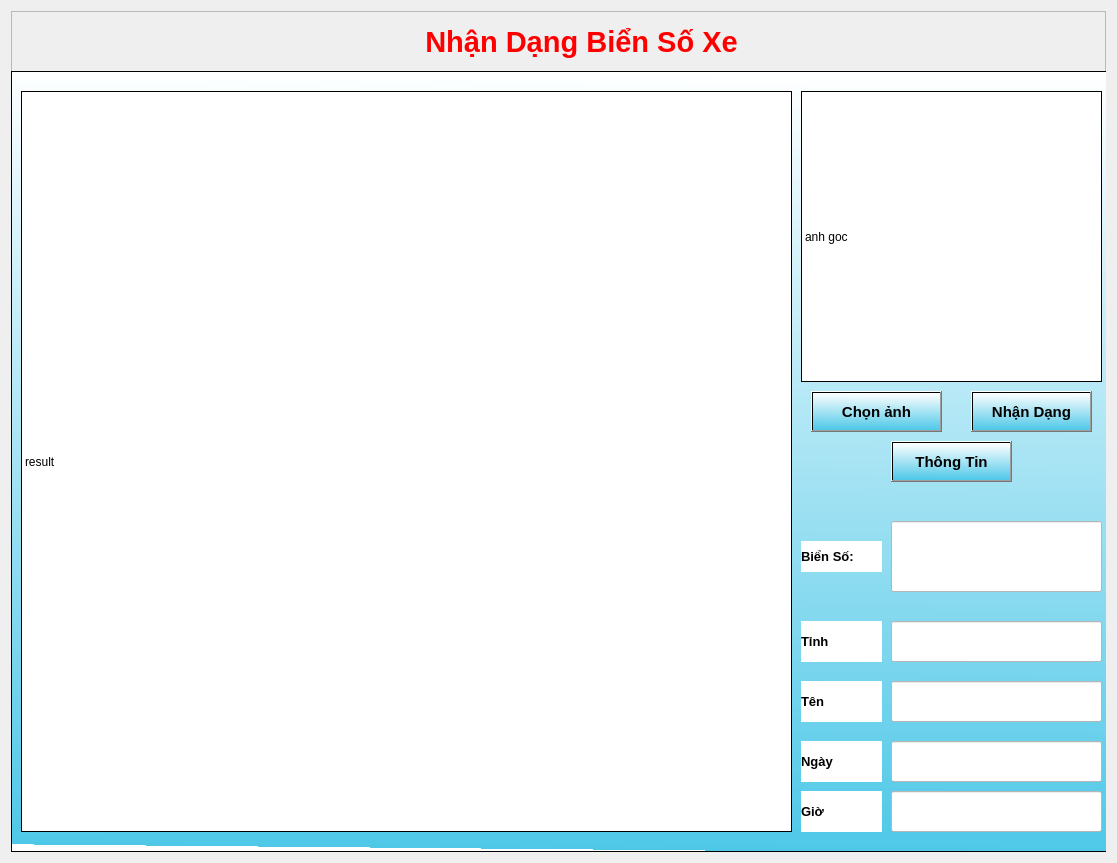
<?xml version="1.0" encoding="UTF-8"?>
<ui version="4.0">
 <class>Frame</class>
 <widget class="QFrame" name="Frame">
  <property name="geometry">
   <rect>
    <x>0</x>
    <y>0</y>
    <width>1117</width>
    <height>863</height>
   </rect>
  </property>
  <property name="windowTitle">
   <string>Frame</string>
  </property>
  <layout class="QVBoxLayout" name="verticalLayout">
   <item>
    <widget class="QFrame" name="frame">
     <property name="frameShape">
      <enum>QFrame::StyledPanel</enum>
     </property>
     <property name="frameShadow">
      <enum>QFrame::Raised</enum>
     </property>
     <widget class="QLabel" name="label">
      <property name="geometry">
       <rect>
        <x>180</x>
        <y>10</y>
        <width>781</width>
        <height>41</height>
       </rect>
      </property>
      <property name="font">
       <font>
        <pointsize>22</pointsize>
        <weight>75</weight>
        <bold>true</bold>
        <underline>false</underline>
        <strikeout>false</strikeout>
       </font>
      </property>
      <property name="styleSheet">
       <string notr="true">color: qconicalgradient(cx:0.5, cy:0.5, angle:0, stop:0 rgba(255, 255, 255, 255), stop:0.373979 rgba(255, 255, 255, 255), stop:0.373991 rgba(33, 30, 255, 255), stop:0.624018 rgba(33, 30, 255, 255), stop:0.624043 rgba(255, 0, 0, 255), stop:1 rgba(255, 0, 0, 255));</string>
      </property>
      <property name="text">
       <string>Nhận Dạng Biển Số Xe</string>
      </property>
      <property name="alignment">
       <set>Qt::AlignCenter</set>
      </property>
     </widget>
     <widget class="QFrame" name="frame_2">
      <property name="geometry">
       <rect>
        <x>0</x>
        <y>60</y>
        <width>1101</width>
        <height>781</height>
       </rect>
      </property>
      <property name="font">
       <font>
        <pointsize>20</pointsize>
        <weight>75</weight>
        <bold>true</bold>
       </font>
      </property>
      <property name="styleSheet">
       <string notr="true">background-color: qlineargradient(spread:repeat, x1:0.701199, y1:1, x2:0.716, y2:0, stop:0 rgba(79, 200, 232, 255), stop:1 rgba(255, 255, 255, 255));</string>
      </property>
      <property name="frameShape">
       <enum>QFrame::StyledPanel</enum>
      </property>
      <property name="frameShadow">
       <enum>QFrame::Raised</enum>
      </property>
      <widget class="QPushButton" name="btn_nhandang">
       <property name="geometry">
        <rect>
         <x>960</x>
         <y>320</y>
         <width>121</width>
         <height>41</height>
        </rect>
       </property>
       <property name="font">
        <font>
         <family>Tahoma</family>
         <pointsize>11</pointsize>
         <weight>75</weight>
         <bold>true</bold>
        </font>
       </property>
       <property name="text">
        <string>Nhận Dạng</string>
       </property>
      </widget>
      <widget class="QPushButton" name="btn_info">
       <property name="geometry">
        <rect>
         <x>880</x>
         <y>370</y>
         <width>121</width>
         <height>41</height>
        </rect>
       </property>
       <property name="font">
        <font>
         <family>Tahoma</family>
         <pointsize>11</pointsize>
         <weight>75</weight>
         <bold>true</bold>
        </font>
       </property>
       <property name="text">
        <string>Thông Tin</string>
       </property>
      </widget>
      <widget class="QPushButton" name="btn_chonanh">
       <property name="geometry">
        <rect>
         <x>800</x>
         <y>320</y>
         <width>131</width>
         <height>41</height>
        </rect>
       </property>
       <property name="font">
        <font>
         <family>Tahoma</family>
         <pointsize>11</pointsize>
         <weight>75</weight>
         <bold>true</bold>
        </font>
       </property>
       <property name="styleSheet">
        <string notr="true"/>
       </property>
       <property name="text">
        <string>Chọn ảnh</string>
       </property>
      </widget>
      <widget class="QLabel" name="lbl_result">
       <property name="geometry">
        <rect>
         <x>10</x>
         <y>20</y>
         <width>771</width>
         <height>741</height>
        </rect>
       </property>
       <property name="focusPolicy">
        <enum>Qt::NoFocus</enum>
       </property>
       <property name="styleSheet">
        <string notr="true">background-color: rgb(255, 255, 255);</string>
       </property>
       <property name="frameShape">
        <enum>QFrame::Box</enum>
       </property>
       <property name="text">
        <string>result</string>
       </property>
      </widget>
      <widget class="QLabel" name="original_img">
       <property name="geometry">
        <rect>
         <x>790</x>
         <y>20</y>
         <width>301</width>
         <height>291</height>
        </rect>
       </property>
       <property name="styleSheet">
        <string notr="true">background-color: rgb(255, 255, 255);</string>
       </property>
       <property name="frameShape">
        <enum>QFrame::Box</enum>
       </property>
       <property name="text">
        <string>anh goc</string>
       </property>
      </widget>
      <widget class="QLineEdit" name="let_bienso">
       <property name="geometry">
        <rect>
         <x>880</x>
         <y>450</y>
         <width>211</width>
         <height>71</height>
        </rect>
       </property>
       <property name="font">
        <font>
         <family>Tahoma</family>
         <pointsize>22</pointsize>
         <weight>75</weight>
         <bold>true</bold>
        </font>
       </property>
       <property name="focusPolicy">
        <enum>Qt::StrongFocus</enum>
       </property>
       <property name="styleSheet">
        <string notr="true">background-color: rgb(255, 255, 255);</string>
       </property>
       <property name="text">
        <string/>
       </property>
       <property name="alignment">
        <set>Qt::AlignCenter</set>
       </property>
      </widget>
      <widget class="QLineEdit" name="let_tinh">
       <property name="geometry">
        <rect>
         <x>880</x>
         <y>550</y>
         <width>211</width>
         <height>41</height>
        </rect>
       </property>
       <property name="font">
        <font>
         <family>Tahoma</family>
         <pointsize>14</pointsize>
         <weight>50</weight>
         <bold>false</bold>
        </font>
       </property>
       <property name="styleSheet">
        <string notr="true">background-color: rgb(255, 255, 255);</string>
       </property>
       <property name="text">
        <string/>
       </property>
       <property name="alignment">
        <set>Qt::AlignCenter</set>
       </property>
      </widget>
      <widget class="QLineEdit" name="let_gio">
       <property name="geometry">
        <rect>
         <x>880</x>
         <y>720</y>
         <width>211</width>
         <height>41</height>
        </rect>
       </property>
       <property name="font">
        <font>
         <family>Tahoma</family>
         <pointsize>14</pointsize>
         <weight>75</weight>
         <bold>true</bold>
        </font>
       </property>
       <property name="styleSheet">
        <string notr="true">background-color: rgb(255, 255, 255);</string>
       </property>
       <property name="alignment">
        <set>Qt::AlignCenter</set>
       </property>
      </widget>
      <widget class="QLabel" name="label_2">
       <property name="geometry">
        <rect>
         <x>790</x>
         <y>470</y>
         <width>81</width>
         <height>31</height>
        </rect>
       </property>
       <property name="font">
        <font>
         <family>Tahoma</family>
         <pointsize>10</pointsize>
         <weight>75</weight>
         <bold>true</bold>
        </font>
       </property>
       <property name="styleSheet">
        <string notr="true">background-color: rgb(255, 255, 255);</string>
       </property>
       <property name="text">
        <string>Biển Số: </string>
       </property>
      </widget>
      <widget class="QLabel" name="label_3">
       <property name="geometry">
        <rect>
         <x>790</x>
         <y>550</y>
         <width>81</width>
         <height>41</height>
        </rect>
       </property>
       <property name="font">
        <font>
         <family>Tahoma</family>
         <pointsize>10</pointsize>
         <weight>75</weight>
         <bold>true</bold>
        </font>
       </property>
       <property name="styleSheet">
        <string notr="true">background-color: rgb(255, 255, 255);</string>
       </property>
       <property name="text">
        <string>Tỉnh</string>
       </property>
      </widget>
      <widget class="QLabel" name="label_4">
       <property name="geometry">
        <rect>
         <x>790</x>
         <y>610</y>
         <width>81</width>
         <height>41</height>
        </rect>
       </property>
       <property name="font">
        <font>
         <family>Tahoma</family>
         <pointsize>10</pointsize>
         <weight>75</weight>
         <bold>true</bold>
        </font>
       </property>
       <property name="styleSheet">
        <string notr="true">background-color: rgb(255, 255, 255);</string>
       </property>
       <property name="text">
        <string>Tên</string>
       </property>
      </widget>
      <widget class="QLineEdit" name="let_ngay">
       <property name="geometry">
        <rect>
         <x>880</x>
         <y>670</y>
         <width>211</width>
         <height>41</height>
        </rect>
       </property>
       <property name="font">
        <font>
         <family>Tahoma</family>
         <pointsize>14</pointsize>
         <weight>75</weight>
         <bold>true</bold>
        </font>
       </property>
       <property name="styleSheet">
        <string notr="true">background-color: rgb(255, 255, 255);</string>
       </property>
       <property name="alignment">
        <set>Qt::AlignCenter</set>
       </property>
      </widget>
      <widget class="QLabel" name="label_8">
       <property name="geometry">
        <rect>
         <x>790</x>
         <y>720</y>
         <width>81</width>
         <height>41</height>
        </rect>
       </property>
       <property name="font">
        <font>
         <family>Tahoma</family>
         <pointsize>10</pointsize>
         <weight>75</weight>
         <bold>true</bold>
        </font>
       </property>
       <property name="styleSheet">
        <string notr="true">background-color: rgb(255, 255, 255);</string>
       </property>
       <property name="text">
        <string>Giờ</string>
       </property>
      </widget>
      <widget class="QLabel" name="label_9">
       <property name="geometry">
        <rect>
         <x>790</x>
         <y>670</y>
         <width>81</width>
         <height>41</height>
        </rect>
       </property>
       <property name="font">
        <font>
         <family>Tahoma</family>
         <pointsize>10</pointsize>
         <weight>75</weight>
         <bold>true</bold>
        </font>
       </property>
       <property name="styleSheet">
        <string notr="true">background-color: rgb(255, 255, 255);</string>
       </property>
       <property name="text">
        <string>Ngày</string>
       </property>
      </widget>
      <widget class="QLineEdit" name="let_ten">
       <property name="geometry">
        <rect>
         <x>880</x>
         <y>610</y>
         <width>211</width>
         <height>41</height>
        </rect>
       </property>
       <property name="font">
        <font>
         <family>Tahoma</family>
         <pointsize>14</pointsize>
         <weight>50</weight>
         <bold>false</bold>
        </font>
       </property>
       <property name="styleSheet">
        <string notr="true">background-color: rgb(255, 255, 255);</string>
       </property>
       <property name="text">
        <string/>
       </property>
       <property name="alignment">
        <set>Qt::AlignBottom|Qt::AlignHCenter</set>
       </property>
      </widget>
     </widget>
     <zorder>frame_2</zorder>
     <zorder>label</zorder>
    </widget>
   </item>
  </layout>
 </widget>
 <resources/>
 <connections/>
</ui>
